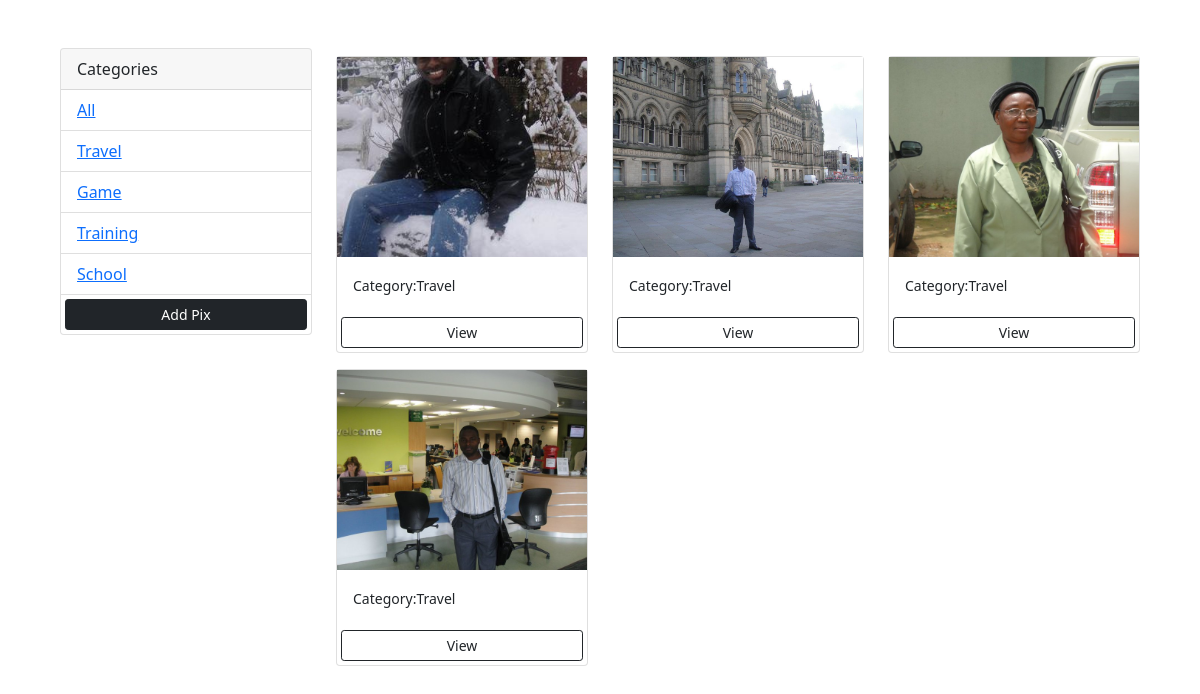
/?category=Travel, run on the app's committed database.
### pix/models.py (models this page shows, shortened)
class Category(models.Model):
    name = models.CharField(max_length=100,null=False, blank=False)

class Pix(models.Model):
    category = models.ForeignKey(Category,on_delete=models.SET_NULL,null=True,blank=True)
    image = models.ImageField(null=False,blank=False)
    description = models.TextField()
    @property
    def imageURL(self):
        try:
            url = self.image.url
        except:
            url=''
        return url

### pix/views.py (the view)
# urls.py: path('',views.gallery,name='gallery'),
def gallery(request):
    category = request.GET.get('category')
    if category == None:
        pixs = Pix.objects.all()
    else:
        pixs = Pix.objects.filter(category__name = category)
    categories = Category.objects.all()
    context = {'categories':categories,'pixs':pixs}
    return render(request,'pix/gallery.html',context)

### pix/templates/pix/gallery.html (shortened to what this page needs)
<!DOCTYPE html>
<html lang="en">
<head>
<link href="https://cdn.jsdelivr.net/npm/bootstrap@5.0.0-beta1/dist/css/bootstrap.min.css" rel="stylesheet">
</head>
<body class="m-5">
    <div class="container">
        <div class="row">
            <div class="col-md-3">
                <div class="card">
                    <div class="card-header">
                      Categories
                    </div>
                    <ul class="list-group list-group-flush">
                      <li class="list-group-item">
                       <a href="{% url 'gallery' %}">All</a>
                      </li>
                      {% for category in categories %}
                      <li class="list-group-item">
                        <a href="{% url 'gallery' %}?category={{category.name}}">{{category.name}}</a>
                      </li>
                      {% endfor %}
                        <a href="{% url 'add' %}" class="btn btn-dark btn-block btn-sm m-1">Add Pix</a>
                    </ul>
                  </div>
            </div>
            <div class="col-md-9">
                <div class="row">
                  {% for  pix in pixs %}
                    <div class="col-md-4">
                        <div class="card my-2">
                            <img class="image-thumbnail" src="{{pix.imageURL}}" alt="Card image cap">
                            <div class="card-body">
                              <small>Category:{{pix.category.name}}</small>
                            </div>
                            <a  href="{% url 'pix' pix.id %}" class="btn btn-outline-dark btn-sm m-1">View</a>
                          </div>
                    </div>
                    {% empty %}
                    <h3>No pix .....</h3>
                    {% endfor %}
                </div>
            </div>
        </div>
    </div>
</body>
</html>

### pix/templates/pix/gallery.html (style rules this page uses)
.image-thumbnail { height: 200px; object-fit: cover; }

### data on the page
Category: name "Travel"
Category: name "Game"
Category: name "Training"
Category: name "School"
Pix: imageURL (picture), category.name "Travel"
Pix: imageURL (picture), category.name "Travel"
Pix: imageURL (picture), category.name "Travel"
Pix: imageURL (picture), category.name "Travel"
